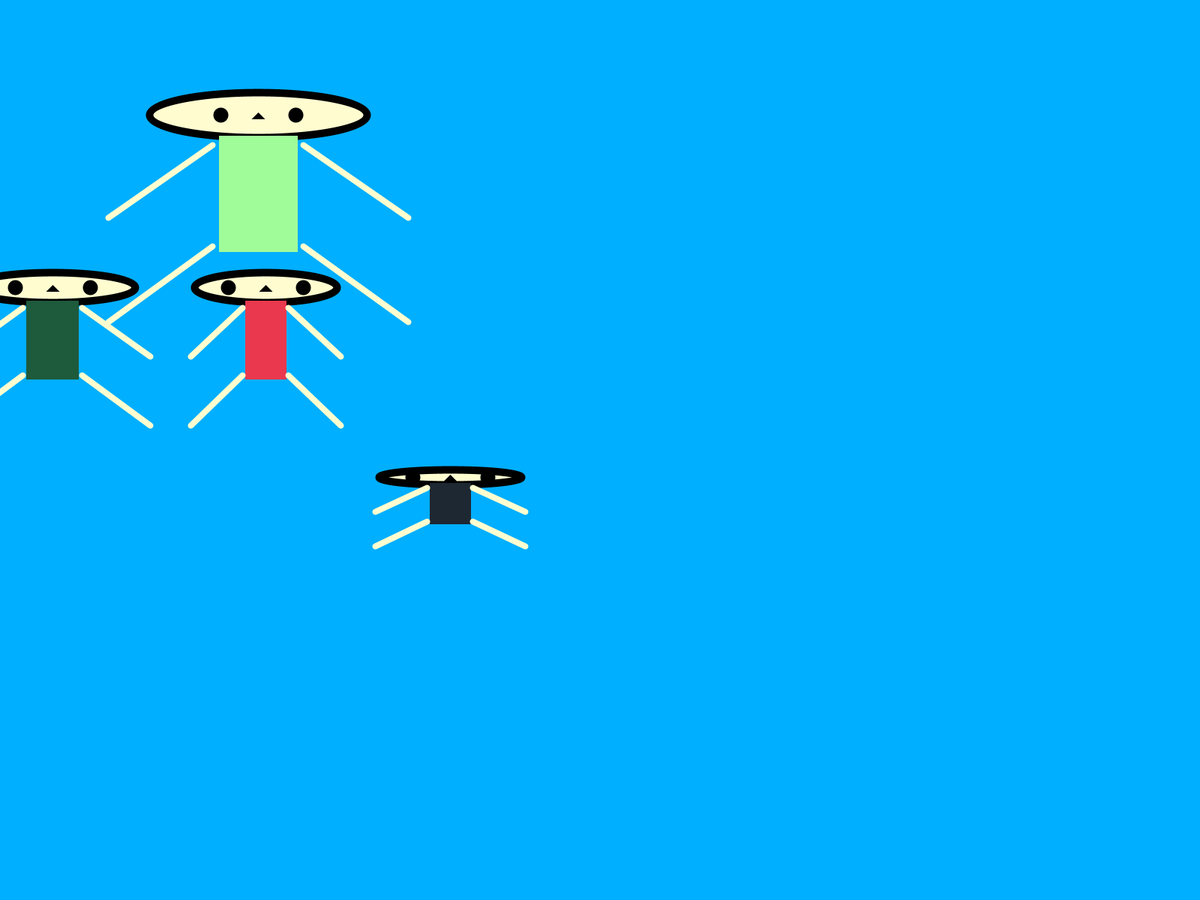
Frame 1 (no input)
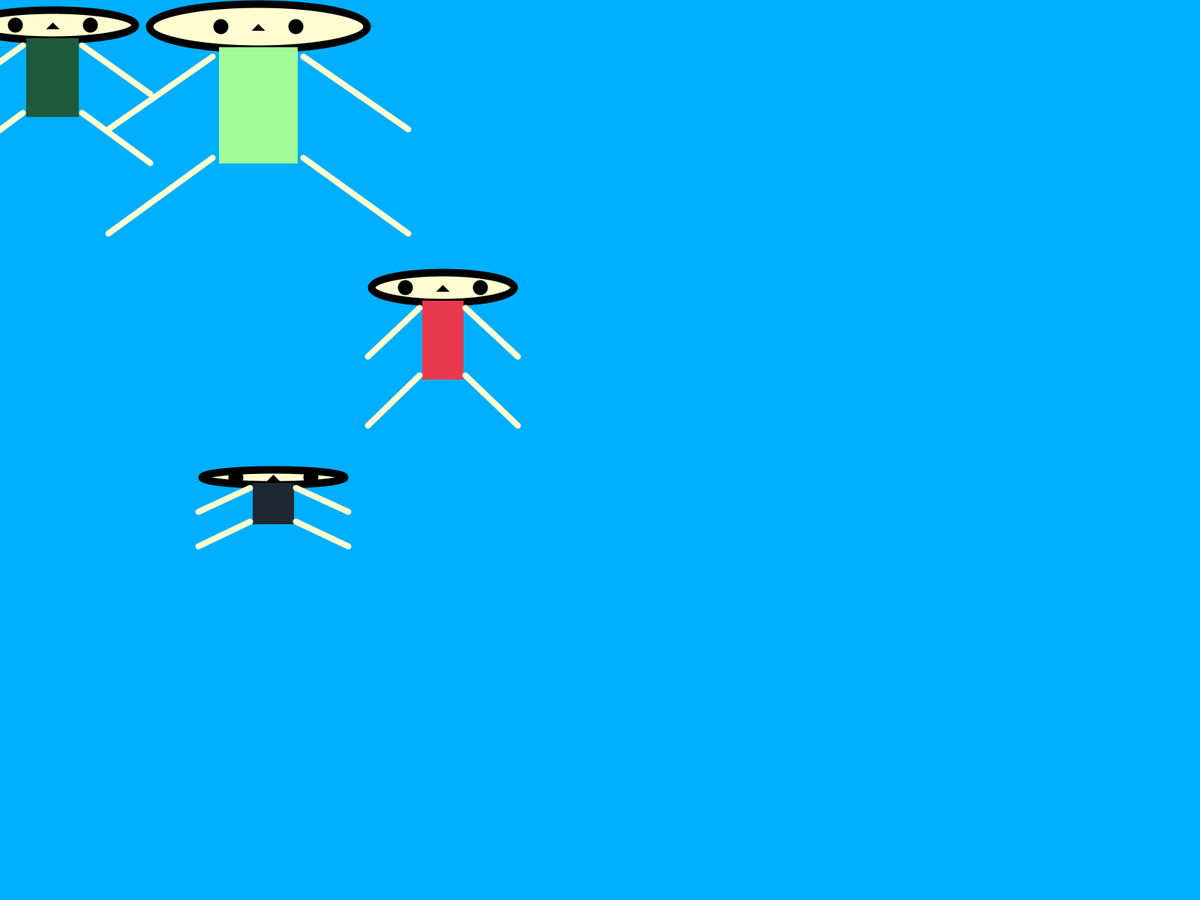
Frame 60 (the mouse pressed at the canvas centre just before this capture)
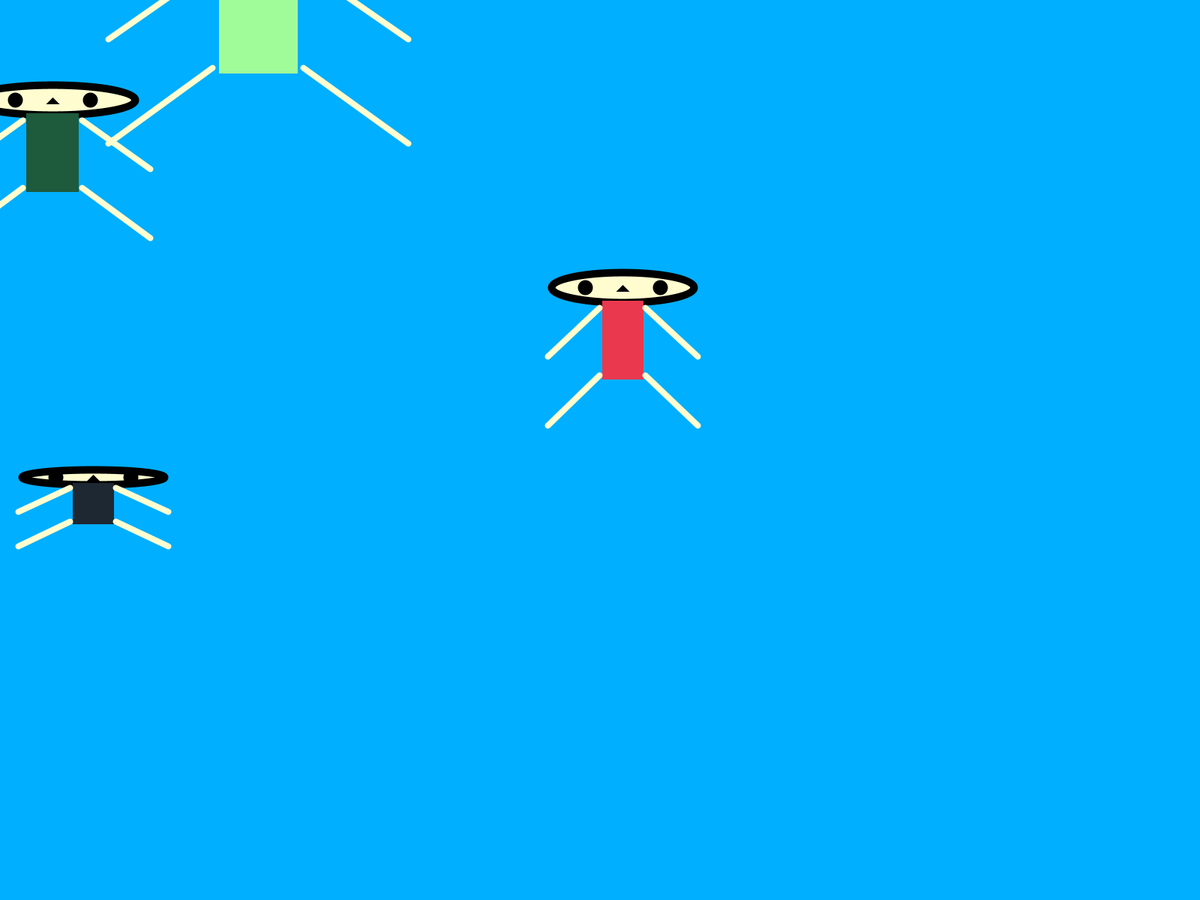
Frame 120 (the mouse held since frame 60 and released just before this capture)

The Processing sketch that drew these frames (run headless with seeded random() and noise(); from frame 60 on, the mouse is pressed at the canvas centre):

// Processing sketch: tutorial2_number5
// ── tutorial2_number5.pde
class Person {
  float x = 350;
  float y = 350;
  float w = 100;
  float h = 400;
  color shirtColor;
  float speedX, speedY;

  
  Person(float x, float y, float w, float h, color shirtColor){
    this.x = x; //set the x as the parameter that is being used in Person(float x);
    this.y = y;
    this.w = w;
    this.h = h;
    this.shirtColor = shirtColor;
    this.speedX = 0;
    this.speedY = 0;
  };
  
  void drawHuman(){
    drawHead();
    drawBody();
    drawArmLegs(); 
  };
  
  void drawHead(){
    strokeWeight(10);
    stroke(0);
    fill(255,253,208);
    ellipse(x,y-h/3,w+90,h/5);
    
    circle(x-50,y-h/3,10);
    circle(x+50,y-h/3,10);
    
    strokeWeight(5);
    noFill();
    triangle(x,y-h/3,x+3,y-h/3+3,x-3,y-h/3+3);  
  }
  
  void drawBody(){
    stroke(shirtColor);
    fill(shirtColor);
    rect(x-w/4,y-h/4.3,w/2,h/2);
  }

  void drawArmLegs(){
    strokeWeight(8);
    stroke(255,253,208);
    line(x+w/3.3,y-h/5,x+w,y+h/8); //right arm
    line(x-w/3.3,y-h/5,x-w,y+h/8);
    
    line(x+w/3.3,y+h/4,x+w,y+h/1.7); //right leg
    line(x-w/3.3,y+h/4,x-w,y+h/1.7);
  }
  
  void move(){
    y = y + speedY;
    if(y > height || y < 0){
      speedY = -speedY;
    }
    
    x = x + speedX;
    if(x > width || x < 0 ){
      speedX = -speedX;
    }
  }
};

Person p1, p2, p3, p4; //this works because in processing, we are coding directly in main() unlike C++ or Java

void setup(){
  fullScreen();
  
  p1 = new Person(350,450,100,200, color(234,56,78));
  p1.speedX = 4;
  p2 = new Person(344, 255,200,300, color(160,251,153));
  p2.speedY = -2;
  p3 = new Person(70, 500, 130, 200, color(30,90,60));
  p3.speedY = -50;
  p4 = new Person(600, 670, 100, 100, color(30,40,50));
  p4.speedX = -4;
}

void draw(){
  background(0,175,255);
  
  p1.move();
  p1.drawHuman();
  p2.move();
  p2.drawHuman();
  p3.move();
  p3.drawHuman();
  
  p4.drawHuman(); //no difference in move first or drawHuman first, just if draw first, it is slower 1 frame
  p4.move();
}
